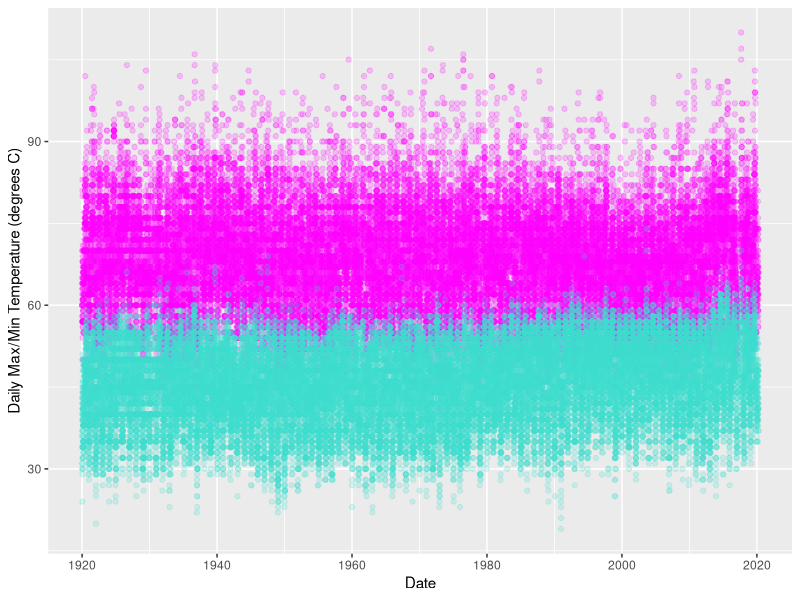
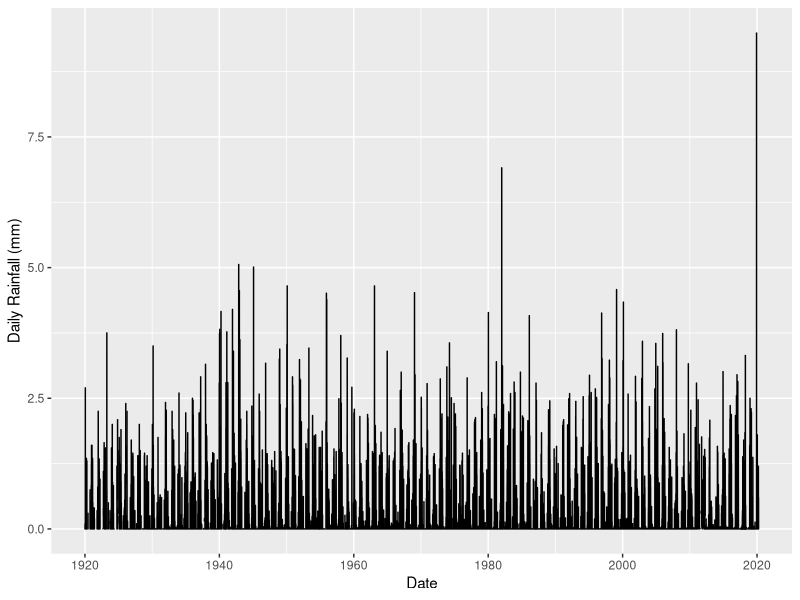
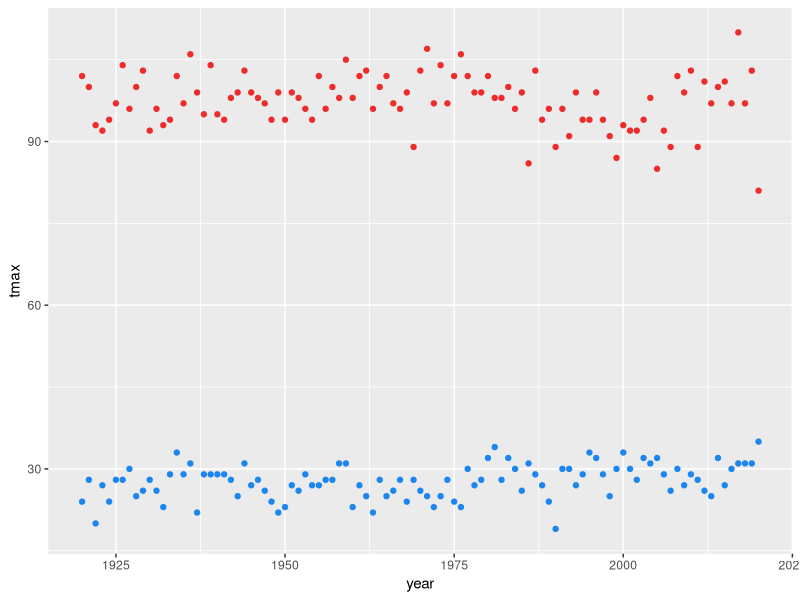
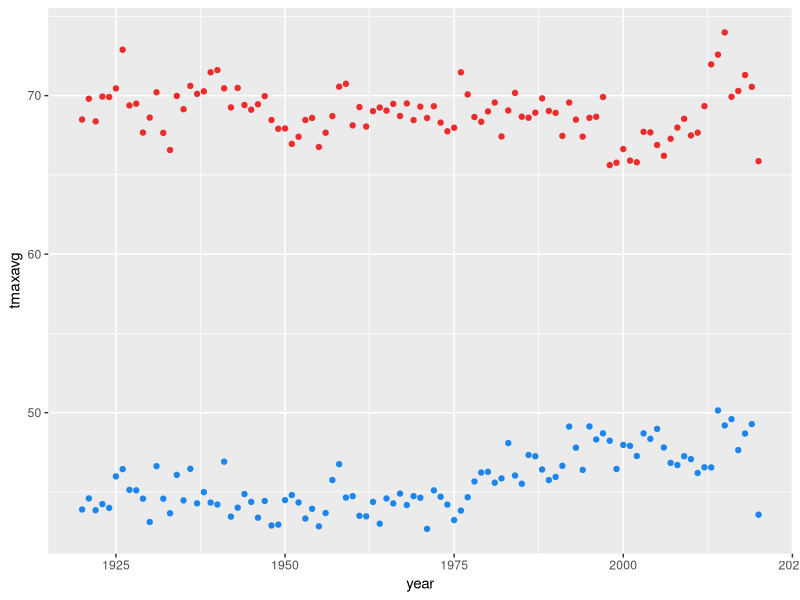
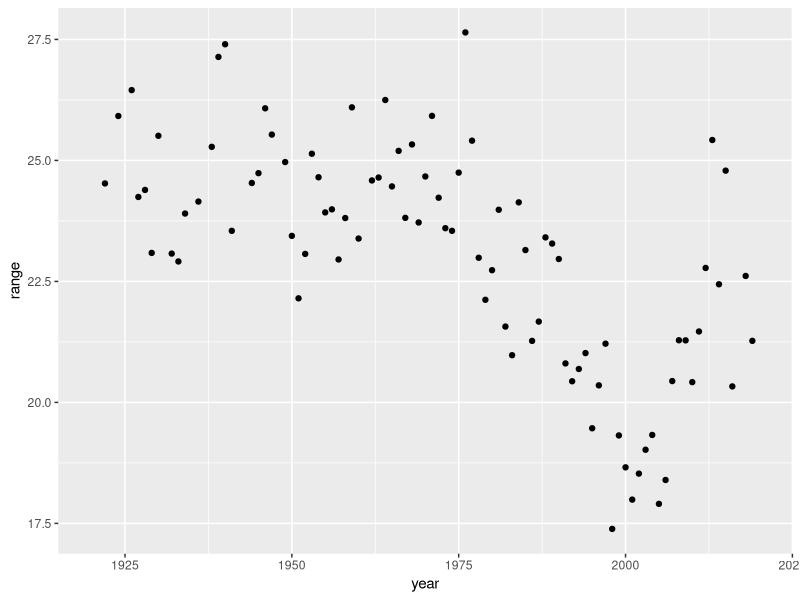
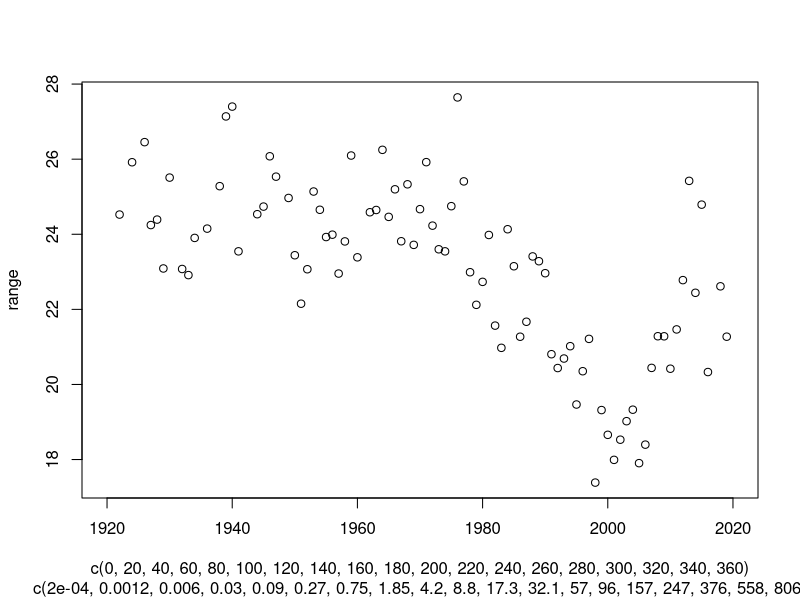

These charts were generated, in order, by the following R code:
## ---- chunk 1
knitr::opts_chunk$set(echo = TRUE)
## ---- chunk 2

library(tidyverse)
library(lubridate)
library(chron)

# load santa cruz climate data from NOAA NCEI CDO
# Station name: SANTA CRUZ, CA US
# Network:ID GHCND:USC00047916
# Lat/long: 36.98785, -121.99952 
# Elevation 21.3 m
# 1893-01-01 to 2020-04-10

sc_climate_data <- read.csv("2102488.csv")


## ---- chunk 3

sc_data_clean <- sc_climate_data %>% 
  select(DATE,PRCP,TMAX,TMIN) %>% 
  mutate(date=ymd(.$DATE)) %>% 
  filter(year(DATE)>1919) %>% 
  mutate(year= year(DATE))


## ---- chunk 4

sc_tmax<- ggplot()+
  geom_point(data=sc_data_clean, aes(x=date, y=TMAX), color='magenta', alpha=0.2)+ 
  labs(y="Daily Max/Min Temperature (degrees C)", x="Date")+
  geom_point(data=sc_data_clean, aes(x=date, y=TMIN), color='turquoise', alpha=0.2)

sc_tmax
             
sc_rainfall <- ggplot(sc_data_clean, aes(x=date,y=PRCP))+
  geom_line()+ 
  labs(y="Daily Rainfall (mm)", x="Date")

sc_rainfall

## ---- chunk 5

precip_avg <- sc_data_clean %>% 
  group_by(year(date)) %>% 
  select(PRCP) %>% 
  drop_na() %>% 
  summarize(precip=mean(PRCP))

mean(precip_avg$precip)
#0.0907668 mean daily precipitation of all given values
  

# fill in NA precip values with daily average over entire data period
fillrow = which(is.na(sc_data_clean$PRCP))
sc_data_clean$PRCP[fillrow]=0.0907668

# fill in NA temp values with average of before and after data
fillrow = which(is.na(sc_data_clean$TMAX))
fillrow = fillrow[2:length(fillrow)]
sc_data_clean$TMAX[fillrow]=(sc_data_clean$TMAX[fillrow+1]+sc_data_clean$TMAX[fillrow-1])/2

fillrow = which(is.na(sc_data_clean$TMIN))
fillrow = fillrow[2:length(fillrow)]
sc_data_clean$TMIN[fillrow]=(sc_data_clean$TMIN[fillrow+1]+sc_data_clean$TMIN[fillrow-1])/2


## ---- chunk 6

# annual min and max temps
annualtemp_max <- sc_data_clean %>% 
  group_by (year) %>%
  drop_na() %>% 
  summarize(tmax=max(TMAX)) 

annualtemp_min <- sc_data_clean %>% 
  group_by (year) %>%
  drop_na() %>% 
  summarize(tmin=min(TMIN))

# plots of min and max extremes

extreme_temp <- ggplot(annualtemp_max, aes(x=year, y=tmax))+
  geom_point(color='firebrick2')+
  geom_point(data=annualtemp_min, aes(x=year, y=tmin), color='dodgerblue2')

extreme_temp

# annual averages of temp
annualtemp_maxavg <- sc_data_clean %>% 
  group_by (year) %>%
  drop_na() %>% 
  summarize(tmaxavg=mean(TMAX))

annualtemp_minavg <- sc_data_clean %>% 
  group_by (year) %>%
  drop_na() %>% 
  summarize(tminavg=mean(TMIN))

# plots of average max and average min temps aggregated by year

avg_temp <- ggplot(annualtemp_maxavg, aes(x=year, y=tmaxavg))+
  geom_point(color='firebrick2')+
  geom_point(data=annualtemp_minavg, aes(x=year, y=tminavg), color='dodgerblue2')

avg_temp


## ---- chunk 7

# find daily temperature range, then average per year

range <- sc_data_clean %>% 
  mutate(range=TMAX-TMIN) %>% 
  group_by(year) %>% 
  summarize(range=mean(range))

rangeplot <- ggplot(range, aes(x=year, y=range))+
  geom_point()

rangeplot

## maybe also consider seasonally

range_seasonal <- range %>% 
  


## ---- chunk 8
plot(pressure)
## ---- chunk 9
